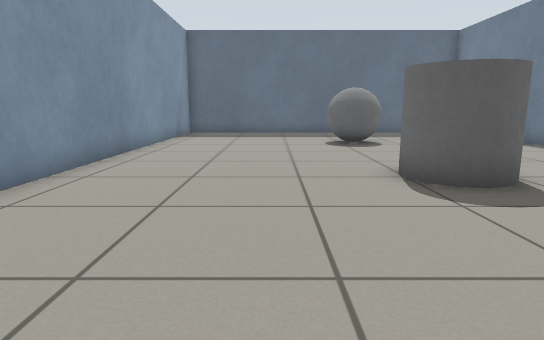
[1] (above)

12 first-person views from a walk through a robot-simulator world made for Gazebo. The camera is 0.64 m above the floor, tilts 10° down and sees 75° across. The floor is counted in squares, 0.5 m on a side. Each view is taken from the middle of a square. On the plan, view 1 faces up. The plan holds only what a view shows up to about 15 squares ahead; the rest is blank.

[2]
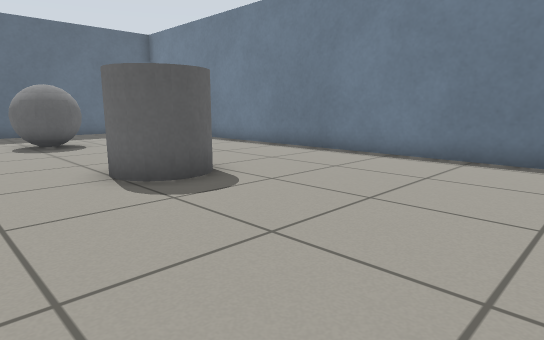

[3]
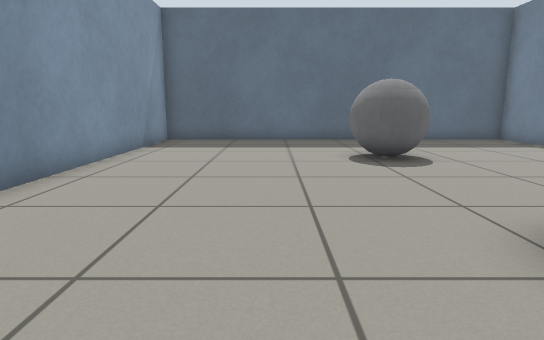

[4]
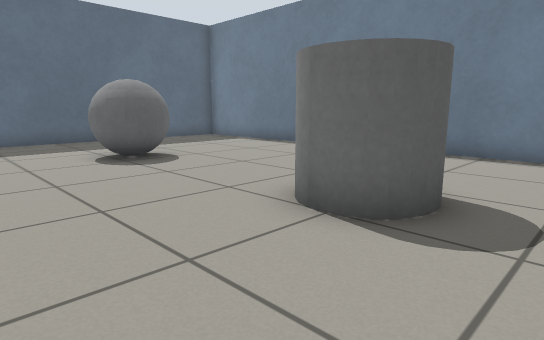

[5]
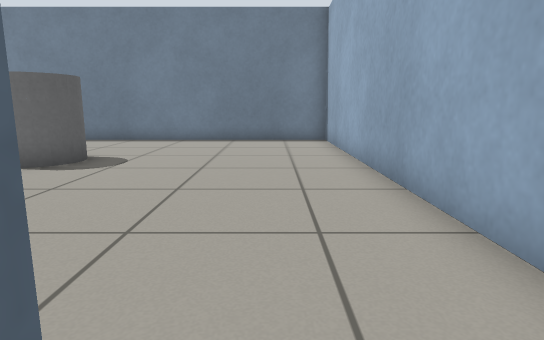

[6]
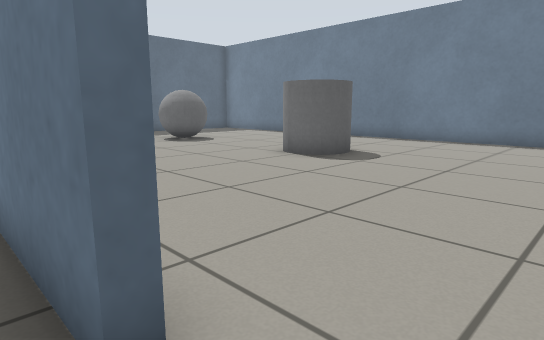

[7]
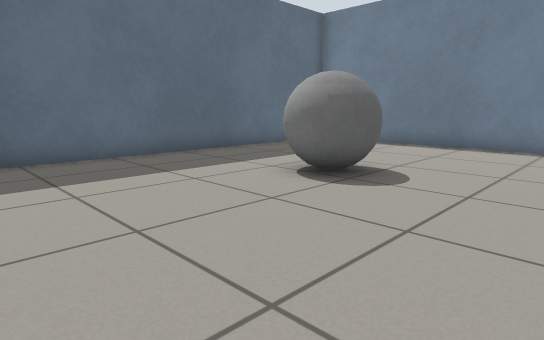

[8]
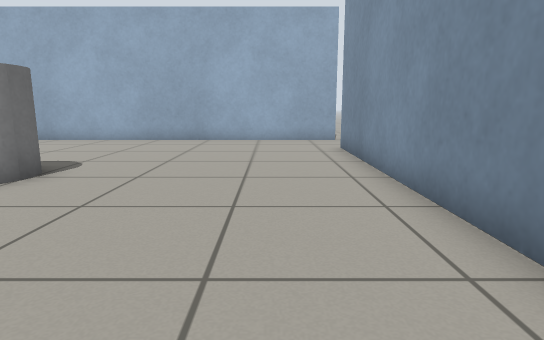

[9]
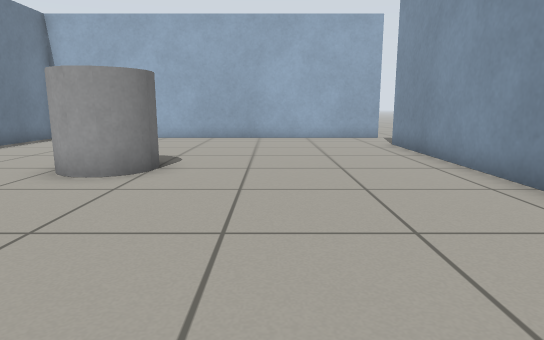

[10]
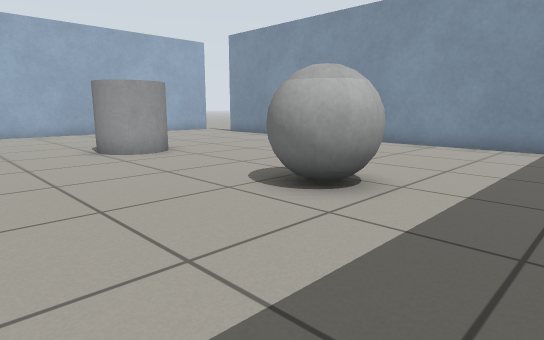

[11]
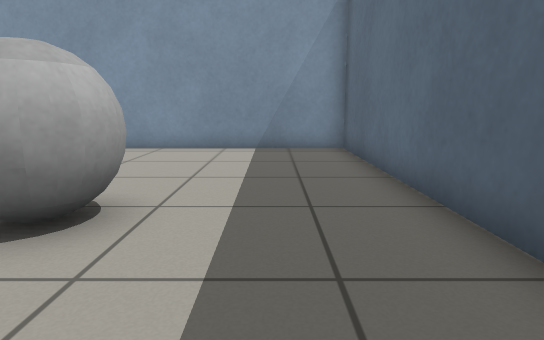

[12]
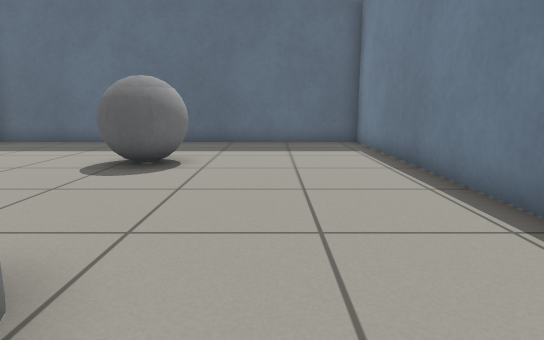

### Floor plan
Points are (right, up) in squares from view 1. A wall is a line through its corners. A room is listed if a view was taken in it or the views show most of it. See-through windows are left out.
Room 1 (views 1, 2, 3, 4, 7, 8, 9, 10, 11, 12)
walls: (-4.6, -1.1) (9.2, -1.1) (9.2, 18.3) (-4.2, 18.3) (-4.2, 1.6) (-4.5, 1.6)
ways out: opening at (-4, 0.5) to room 2
objects: grey ball (2, 13) to (4, 14); grey cylinder (3, 6) to (4, 7)
Room 2 (views 5, 6)
walls: (-4.5, 1.6) (-4.5, 4.1)
ways out: opening at (-4, 0.5) to room 1

Where each view was taken, in squares from view 1:
view 1: 0 up, 0 right, facing up
view 2: 0 up, 0 right, facing up-right
view 3: 4 up, 0 right, facing up
view 4: 4 up, 1 left, facing up-right
view 5: 1 up, 5 left, facing right
view 6: 0 up, 5 left, facing up-right
view 7: 9 up, 3 left, facing up-right
view 8: 13 up, 2 left, facing down
view 9: 14 up, 0 right, facing down
view 10: 17 up, 8 right, facing down-left
view 11: 16 up, 7 right, facing left
view 12: 5 up, 6 right, facing up
